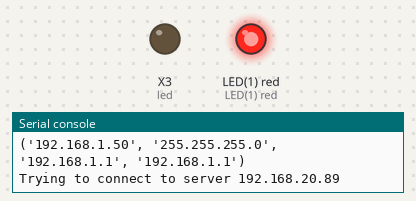
The program below on a simulated pyboard running MicroPython. Shown: output pins drawn as LEDs (lit = HIGH), the last lines printed to the serial console. WiFi joins after 1.5 s; outgoing connections fail.

Above: at 2.0 s.
At 4.35 s:
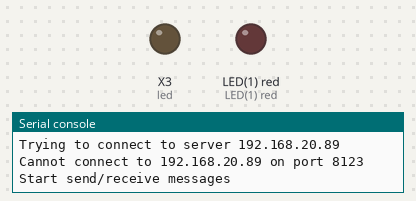
Timing chart, 0 to 4.7 s (numbered marks = the images above):
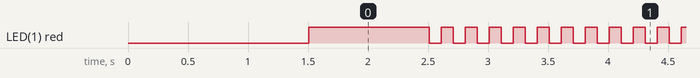

Measured:
- by itself, LED(1) red: repeats every 0.20 s: LOW 0.10 s, HIGH 0.10 s

The program:

main.py
```python
import time
from machine import Pin
try:
  import usocket as socket
except:
  import socket

led = Pin(2, Pin.OUT)

# ========================================================
#           CLIENT
# ========================================================
# https://github.com/peterhinch/micropython-async/blob/master/v2/client_server/uclient.py

import uasyncio as asyncio
import ujson
from heartbeat import heartbeat  # Optional LED flash


async def run():
    server = '192.168.20.89'
    port = 8123

    def connect():
        print("Trying to connect to server " + server)
        sock = socket.socket()
        try:
            serv = socket.getaddrinfo(server, port)[0][-1]
            sock.connect(serv)
            print("Connection successful to {} on port {}".format(server, port))
        except OSError as e:
            print('Cannot connect to {} on port {}'.format(server, port))
            sock.close()
        return sock

    def close(sock):
        sock.close()
        print('Server disconnect.')

    async def send_receive(sock):
        print("Start send/receive messages")
        while True:
            sreader = asyncio.StreamReader(sock)
            swriter = asyncio.StreamWriter(sock, {})
            data = ['value', 1]
            while True:
                try:
                    await swriter.awrite('{}\n'.format(ujson.dumps(data)))
                    res = await sreader.readline()
                except OSError:
                    print("Received OSError")
                    close(sock)
                    return
                await asyncio.sleep(2)
                data[1] += 1

    while True:
        sock_conn = connect()
        await send_receive(sock_conn)


loop = asyncio.get_event_loop()
# Optional fast heartbeat to confirm nonblocking operation
loop.create_task(heartbeat(100))
try:
    loop.run_until_complete(run())
except KeyboardInterrupt:
    print('Interrupted')  # This mechanism doesn't work on Unix build.

# s = socket.socket(socket.AF_INET, socket.SOCK_STREAM)
# s.bind(('', 80))
# s.listen(5)
#
# while True:
#     conn, addr = s.accept()
#     print('Got a connection from %s' % str(addr))
#     request = conn.recv(1024)
#     request = str(request)
#     print('Content = %s' % request)
#     led_on = request.find('/?led=on')
#     led_off = request.find('/?led=off')
#     if led_on == 6:
#         print('LED ON')
#         led.value(1)
#     if led_off == 6:
#         print('LED OFF')
#         led.value(0)
#     response = web_page()
#     conn.send('HTTP/1.1 200 OK\n')
#     conn.send('Content-Type: text/html\n')
#     conn.send('Connection: close\n\n')
#     conn.sendall(response)
#     conn.close()

# ========================================================
#           SERVER
# ========================================================
# https://github.com/peterhinch/micropython-async/blob/master/v2/client_server/userver.py

# import usocket as socket
# import uasyncio as asyncio
# import uselect as select
# import ujson
# from heartbeat import heartbeat  # Optional LED flash

# class Server:
#     async def run(self, loop, port=8123):
#         addr = socket.getaddrinfo('0.0.0.0', port, 0, socket.SOCK_STREAM)[0][-1]
#         s_sock = socket.socket(socket.AF_INET, socket.SOCK_STREAM)  # server socket
#         s_sock.setsockopt(socket.SOL_SOCKET, socket.SO_REUSEADDR, 1)
#         s_sock.bind(addr)
#         s_sock.listen(5)
#         self.socks = [s_sock]  # List of current sockets for .close()
#         print('Awaiting connection on port', port)
#         poller = select.poll()
#         poller.register(s_sock, select.POLLIN)
#         client_id = 1  # For user feedback
#         while True:
#             res = poller.poll(1)  # 1ms block
#             if res:  # Only s_sock is polled
#                 c_sock, _ = s_sock.accept()  # get client socket
#                 loop.create_task(self.run_client(c_sock, client_id))
#                 client_id += 1
#             await asyncio.sleep_ms(200)
#
#     async def run_client(self, sock, cid):
#         self.socks.append(sock)
#         sreader = asyncio.StreamReader(sock)
#         swriter = asyncio.StreamWriter(sock, {})
#         print('Got connection from client', cid)
#         try:
#             while True:
#                 res = await sreader.readline()
#                 if res == b'':
#                     raise OSError
#                 print('Received {} from client {}'.format(ujson.loads(res.rstrip()), cid))
#                 await swriter.awrite(res)  # Echo back
#         except OSError:
#             pass
#         print('Client {} disconnect.'.format(cid))
#         sock.close()
#         self.socks.remove(sock)
#
#     def close(self):
#         print('Closing {} sockets.'.format(len(self.socks)))
#         for sock in self.socks:
#             sock.close()
#
# loop = asyncio.get_event_loop()
# # Optional fast heartbeat to confirm nonblocking operation
# loop.create_task(heartbeat(100))
# server = Server()
# try:
#     loop.run_until_complete(server.run(loop))
# except KeyboardInterrupt:
#     print('Interrupted')  # This mechanism doesn't work on Unix build.
# finally:
#     server.close()
```

heartbeat.py
```python
# flash.py Heartbeat code for simple uasyncio-based echo server

# Released under the MIT licence
# Copyright (c) Peter Hinch 2019

import uasyncio as asyncio
from sys import platform


async def heartbeat(tms):
    if platform == 'pyboard':  # V1.x or D series
        from pyb import LED
        led = LED(1)
    elif platform == 'esp8266':
        from machine import Pin
        led = Pin(2, Pin.OUT, value=1)
    elif platform == 'linux':
        return  # No LED
    else:
        raise OSError('Unsupported platform.')
    while True:
        if platform == 'pyboard':
            led.toggle()
        elif platform == 'esp8266':
            led(not led())
        await asyncio.sleep_ms(tms)
```

boot.py
```python
try:
  import usocket as socket
except:
  import socket

from machine import Pin
import network

import esp
esp.osdebug(None)

import gc
gc.collect()

ssid = 'EXETEL E84EE4 2.4G'
password = 'HDhuZcsS'

station = network.WLAN(network.STA_IF)

station.active(True)
station.connect(ssid, password)

while station.isconnected() == False:
  pass

print('Connection successful')
print(station.ifconfig())

led = Pin(2, Pin.OUT)
```
